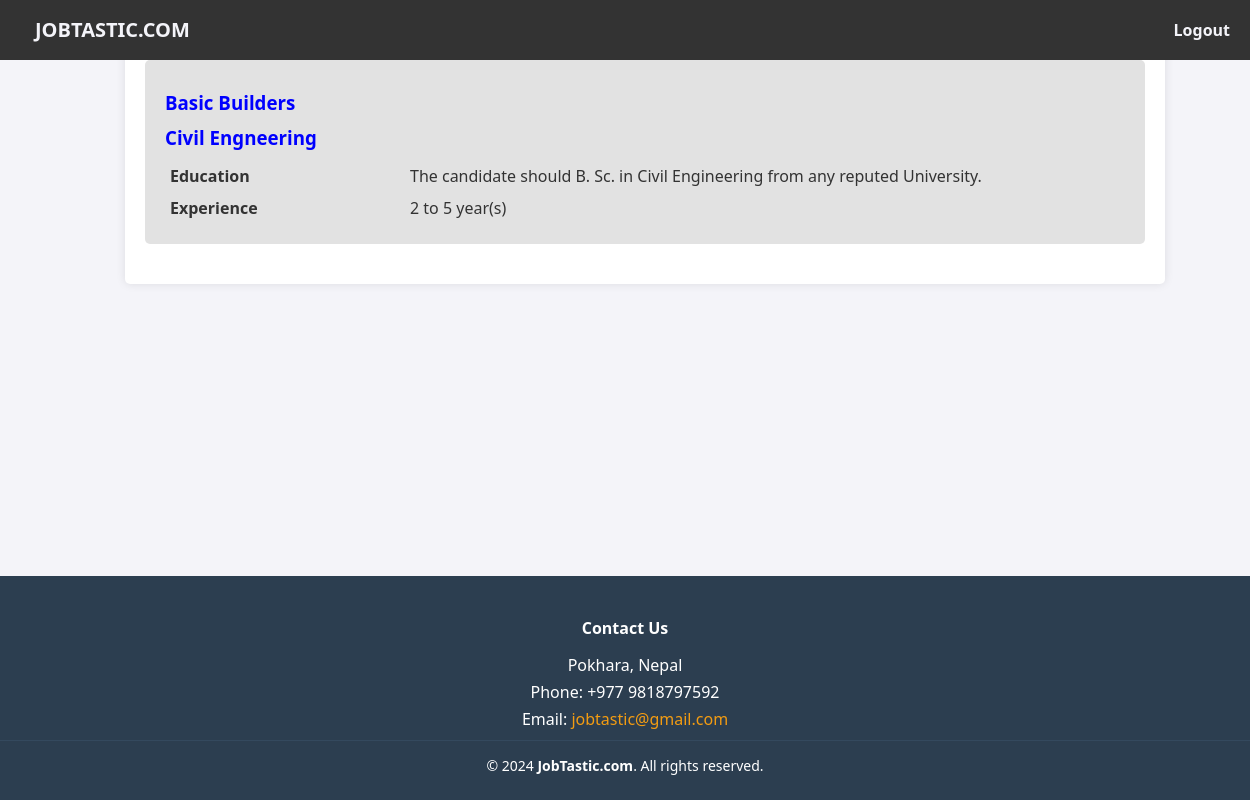
Page /views/job_listings.php?category=Engineering (signed in) on the committed database.
### tables this page shows
CREATE TABLE `all_jobs` (
  `all_jobs_id` int(11) NOT NULL,
  `position_name` varchar(255) NOT NULL,
  `company_name` varchar(255) NOT NULL,
  `job_category` varchar(255) DEFAULT NULL,
  `vacancy` int(11) NOT NULL,
  `job_responsibility` text NOT NULL,
  `job_nature` varchar(255) NOT NULL,
  `job_requirments` text NOT NULL,
  `educational_requirements` varchar(255) DEFAULT NULL,
  `experience_requirement` varchar(255) DEFAULT NULL,
  `last_date_of_apply` date NOT NULL,
  `job_location` varchar(255) NOT NULL,
  `salary_rang` varchar(255) NOT NULL
);

### views/job_listings.php (the view, shortened to what this page needs)
<!DOCTYPE html>
<html lang="en">
<head>
 <link rel="stylesheet" href="../assets/css/user.css">
</head>
<body>
<?php include('../shared/navbar.php'); ?>
<div class="content">
  <div class="container">
    <?php
    include('../helper/database.php');
    if (isset($_GET['category'])) {
      $category = mysqli_real_escape_string($connect, $_GET['category']);
      $sql = "SELECT * FROM all_jobs WHERE job_category='$category'";
      $select = mysqli_query($connect, $sql);
      if (mysqli_num_rows($select) > 0) {
        while ($row = mysqli_fetch_assoc($select)) {
    ?>
     <div class="jobs_link">
       <a href="../views/view_details.php?job_id=<?php echo $row['all_jobs_id'] ?>">
         <div class="jumbotron">
           <h3><?php echo htmlspecialchars($row["company_name"]); ?></h3>
           <h3><?php echo htmlspecialchars($row["position_name"]); ?></h3>
           <table>
             <tr>
               <td class="label">Education</td>
               <td class="value"><?php echo htmlspecialchars($row["educational_requirements"]); ?></td>
             </tr>
             <tr>
               <td class="label">Experience</td>
               <td class="value"><?php echo htmlspecialchars($row["experience_requirement"]); ?></td>
             </tr>
           </table>
         </div>
       </a>
     </div>
    <?php
        }
      } else {
        echo "<p>No jobs found for the selected category.</p>";
      }
    } else {
      echo "<p>No category selected.</p>";
    }
    ?>
  </div>
</div>
<?php include('../shared/footer.php'); ?>
</body>
</html>

### assets/css/user.css (style rules this page uses)
html, body { height: 100%; margin: 0; font-family: Arial, sans-serif; }
body { display: flex; flex-direction: column; background-color: #f4f4f4; }
.content { flex: 1; width: 100%; padding: 20px; }
.container { width: 80%; margin: 0 auto; background-color: #fff; box-shadow: 0px 0px 10px rgba(0, 0, 0, 0.1); padding: 20px; border-radius: 5px; }
.jumbotron { padding: 20px; margin: 20px 0; background-color: #e2e2e2; border-radius: 5px; transition: background-color 0.3s ease; }
.jumbotron h3 { color: blue; margin: 10px 0; }
h3 { color: #333; margin: 10px 0; }
table { width: 100%; margin-top: 10px; border-collapse: collapse; }
table td { padding: 5px; vertical-align: top; }
table td.label { width: 25%; font-weight: bold; }
table td.value { width: 75%; }
a { color: #333; text-decoration: none; }
.jobs_link a { display: block; color: inherit; text-decoration: none; }
.jobs_link .jumbotron { color: #333; }

### shared/navbar.php (style rules this page uses)
body { font-family: 'Segoe UI', Tahoma, Geneva, Verdana, sans-serif; margin: 0; padding: 0; box-sizing: border-box; background-color: #f4f4f9; }

### rows in the picture
all_jobs: company_name "Basic Builders", position_name "Civil Engneering", educational_requirements "The candidate should B. Sc. in Civil Engineering from any reputed University.", experience_requirement "2 to 5 year(s)"
